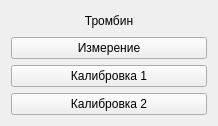
<?xml version="1.0" encoding="UTF-8"?>
<ui version="4.0">
 <class>Ko4</class>
 <widget class="QWidget" name="Ko4">
  <property name="geometry">
   <rect>
    <x>0</x>
    <y>0</y>
    <width>218</width>
    <height>126</height>
   </rect>
  </property>
  <property name="windowTitle">
   <string>Form</string>
  </property>
  <layout class="QVBoxLayout" name="verticalLayout_2">
   <item>
    <layout class="QVBoxLayout" name="verticalLayout">
     <item>
      <widget class="QLabel" name="label">
       <property name="text">
        <string>Тромбин</string>
       </property>
       <property name="alignment">
        <set>Qt::AlignCenter</set>
       </property>
       <property name="buddy">
        <cstring>pushButton</cstring>
       </property>
      </widget>
     </item>
     <item>
      <widget class="QPushButton" name="pushButton">
       <property name="text">
        <string>Измерение</string>
       </property>
      </widget>
     </item>
     <item>
      <widget class="QPushButton" name="pushButton_2">
       <property name="text">
        <string>Калибровка 1</string>
       </property>
      </widget>
     </item>
     <item>
      <widget class="QPushButton" name="pushButton_3">
       <property name="text">
        <string>Калибровка 2</string>
       </property>
      </widget>
     </item>
    </layout>
   </item>
  </layout>
 </widget>
 <resources/>
 <connections/>
</ui>
